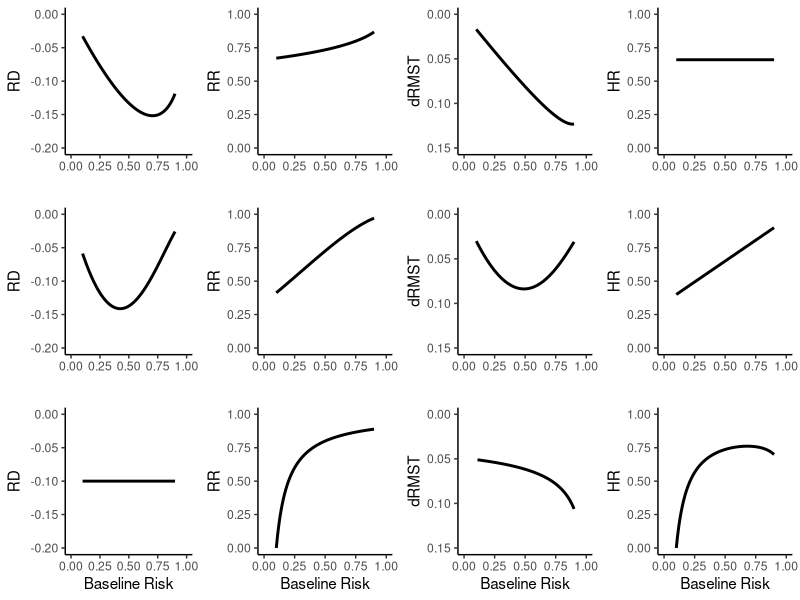
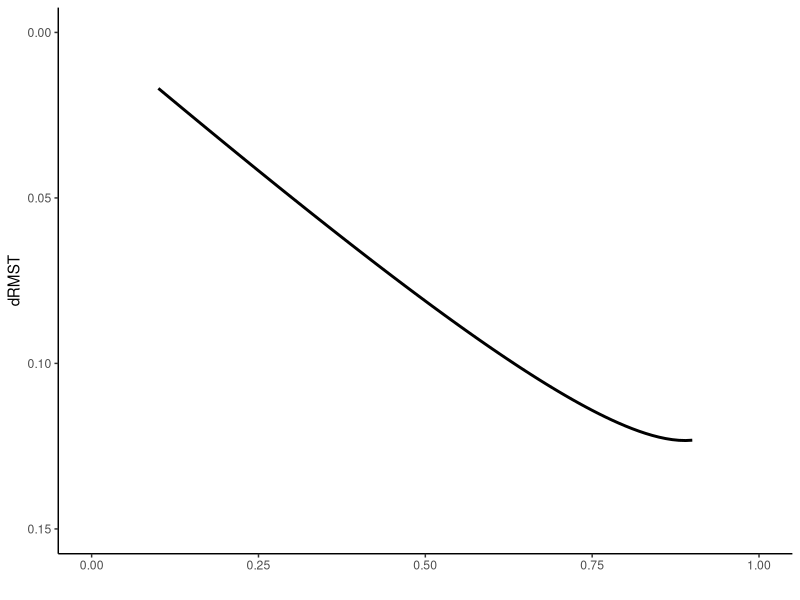
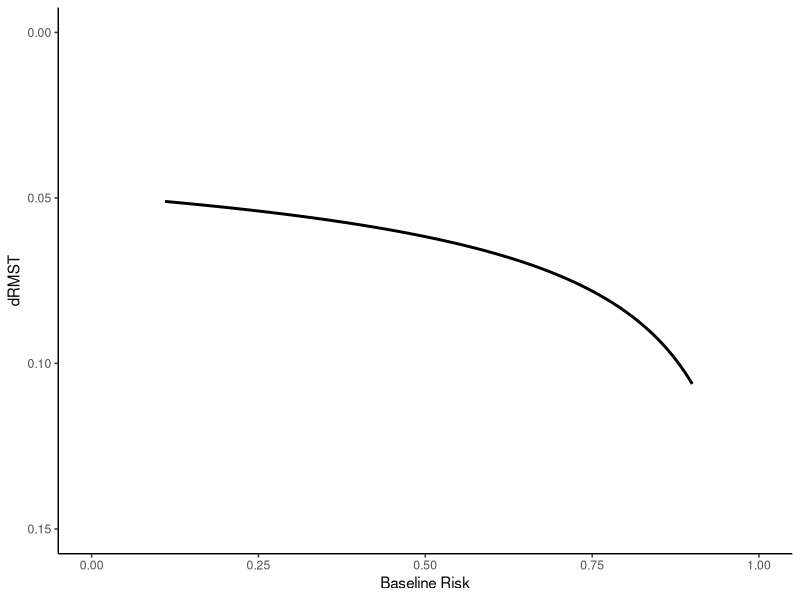
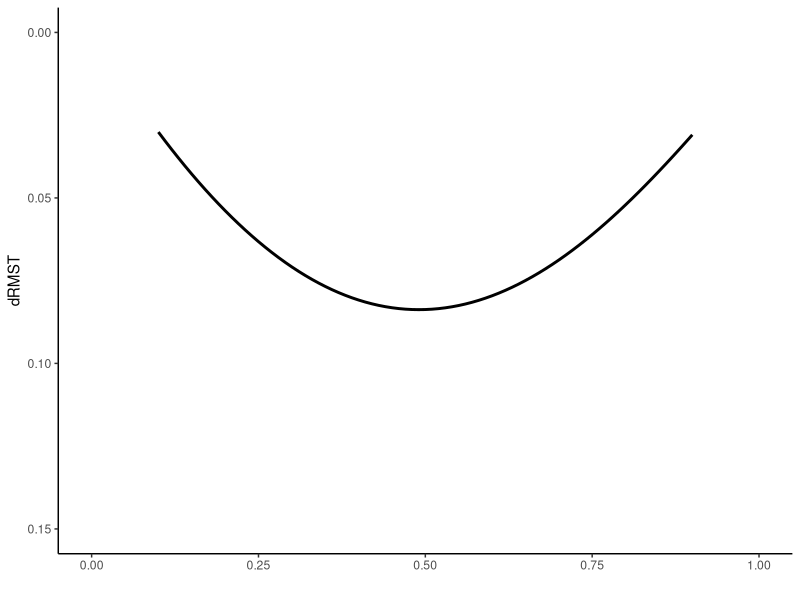
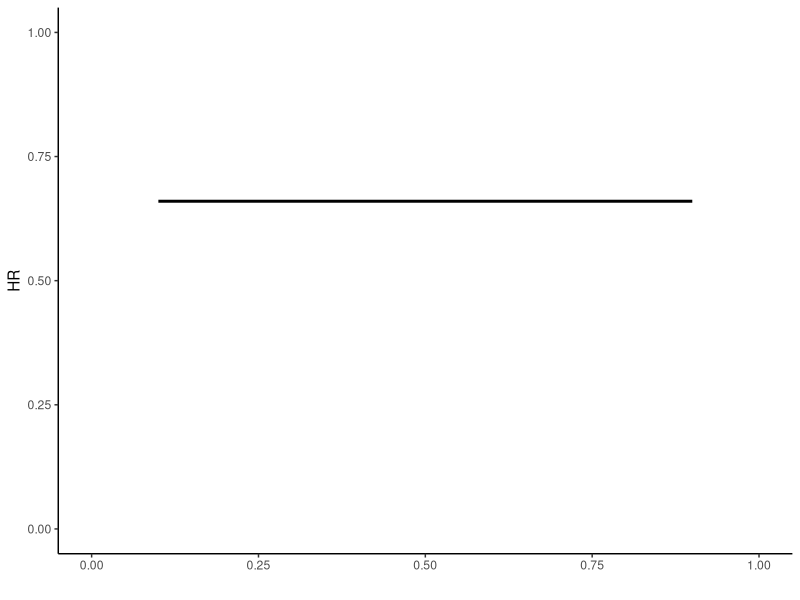
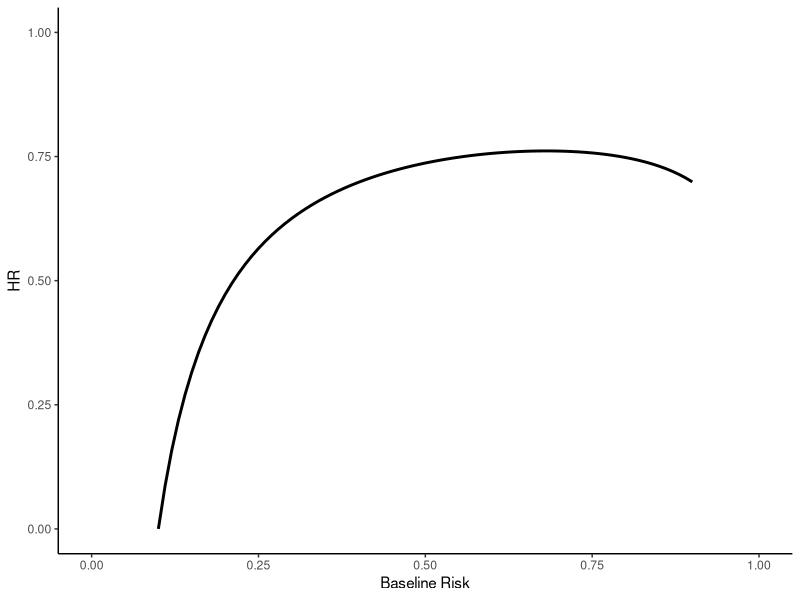
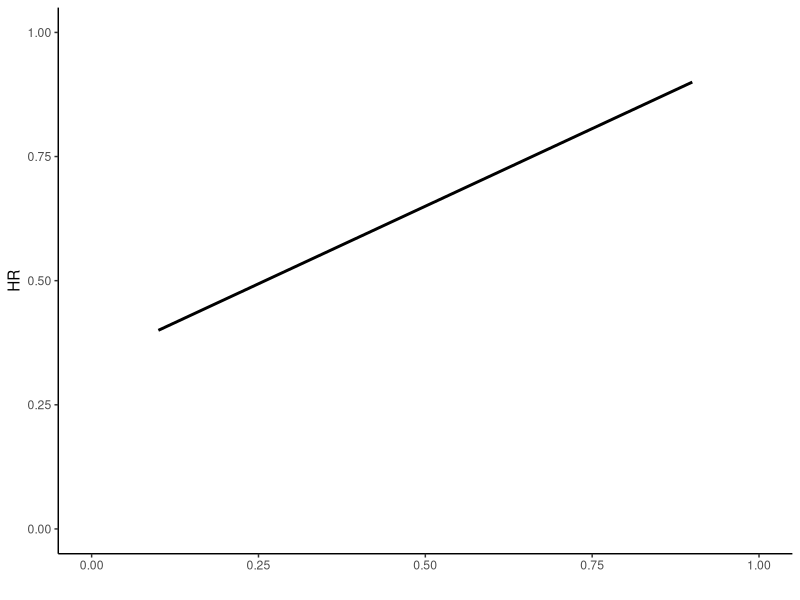
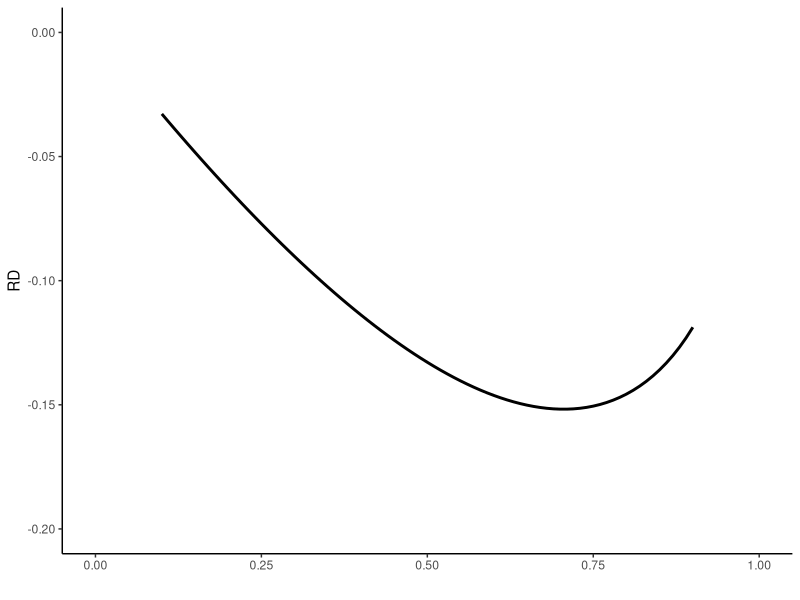

R code for these plots, in order: (Note: this script raises an error after producing the figures.)
################################################################################
### Decision for dialysis versus conservative care
### PART 11 - Illustration relationship between RD, RR, RMST, and HR
################################################################################

# remove history
rm(list = ls(all.names = TRUE))

# Define baseline risk
baseline_risk <- seq(0.1, 0.9, by = 0.01)

tau <- 1  # time horizon (set to match the period your baseline risk covers)

# ---- RMST difference function (exponential survival assumption) ----
dRMST <- function(baseline_risk, hr, tau = 1) {
  lambda      <- -log(1 - baseline_risk) / tau
  rmst_ctrl   <- (1 - exp(-lambda * tau)) / lambda
  lambda_t    <- lambda * hr                          # treated hazard
  rmst_treat  <- (1 - exp(-lambda_t * tau)) / lambda_t
  return(rmst_treat - rmst_ctrl)
}

# ---- CONSTANT HAZARD RATIO (HR = 0.66) ----
hr_const <- 0.66
data_constant_HR <- data.frame(
  baseline_risk = baseline_risk,
  HR            = hr_const,
  RR            = (1 - (1 - baseline_risk)^hr_const) / baseline_risk,
  RD            = (1 - (1 - baseline_risk)^hr_const) - baseline_risk,
  Scenario      = "Constant HR (0.66)"
)
data_constant_HR$dRMST <- dRMST(data_constant_HR$baseline_risk, data_constant_HR$HR, tau)

# ---- INCREASING HAZARD RATIO (0.4 to 0.9) ----
hr_start <- 0.4
hr_end   <- 0.9
data_inc_HR <- data.frame(baseline_risk = baseline_risk)
data_inc_HR$HR       <- hr_start + (hr_end - hr_start) * (data_inc_HR$baseline_risk - min(baseline_risk)) / (max(baseline_risk) - min(baseline_risk))
data_inc_HR$RR       <- (1 - (1 - data_inc_HR$baseline_risk)^data_inc_HR$HR) / data_inc_HR$baseline_risk
data_inc_HR$RD       <- (1 - (1 - data_inc_HR$baseline_risk)^data_inc_HR$HR) - data_inc_HR$baseline_risk
data_inc_HR$Scenario <- "Increasing HR"
data_inc_HR$dRMST <- dRMST(data_inc_HR$baseline_risk, data_inc_HR$HR, tau)

# ---- CONSTANT RISK DIFFERENCE (RD = 0.10) ----
rd_const   <- -0.10
br_filtered <- baseline_risk[baseline_risk > rd_const]
data_constant_RD <- data.frame(
  baseline_risk = br_filtered,
  RD            = rd_const,
  RR            = (br_filtered + rd_const) / br_filtered,
  HR            = log(1 - (br_filtered + rd_const)) / log(1 - br_filtered),
  Scenario      = "Constant RD (-0.10)"
)
data_constant_RD$dRMST <- dRMST(data_constant_RD$baseline_risk, data_constant_RD$HR, tau)

# ---- Plot function ----
plot_metric <- function(df,
                        y_var,
                        y_lab,
                        x_lab = "",
                        y_lim = c(0, 1)) {
  ggplot2::ggplot(df, ggplot2::aes_string(x = "baseline_risk", y = y_var)) +
    ggplot2::geom_line(linewidth = 1) +
    ggplot2::scale_x_continuous(limits = c(0, 1), breaks = seq(0, 1, 0.25)) +
    ggplot2::ylim(y_lim) +
    ggplot2::labs(y = y_lab, x = x_lab) +
    ggplot2::theme_classic()
}

# ---- Y-axis limits ----
y_lim_rd   <- c(-0.2, 0)
y_lim_rmst <- c(0.15, 0)

# ---- Row 1: Constant HR ----
p_RD_constant_HR  <- plot_metric(data_constant_HR, "RD", "RD", y_lim = y_lim_rd)
p_RR_constant_HR  <- plot_metric(data_constant_HR, "RR", "RR")
p_dRMST_constant_HR  <- plot_metric(data_constant_HR, "dRMST", "dRMST", y_lim = y_lim_rmst)
p_HR_constant_HR  <- plot_metric(data_constant_HR, "HR", "HR")

# ---- Row 2: Increasing HR ----
p_RD_inc_HR  <- plot_metric(data_inc_HR, "RD", "RD", y_lim = y_lim_rd)
p_RR_inc_HR  <- plot_metric(data_inc_HR, "RR", "RR")
p_dRMST_inc_HR  <- plot_metric(data_inc_HR, "dRMST", "dRMST", y_lim = y_lim_rmst)
p_HR_inc_HR  <- plot_metric(data_inc_HR, "HR", "HR")

# ---- Row 3: Constant RD ----
p_RD_constant_RD  <- plot_metric(data_constant_RD, "RD", "RD", "Baseline Risk", y_lim = y_lim_rd)
p_RR_constant_RD <- plot_metric(data_constant_RD, "RR", "RR", "Baseline Risk")
p_dRMST_constant_RD <- plot_metric(data_constant_RD, "dRMST", "dRMST", "Baseline Risk", y_lim = y_lim_rmst)
p_HR_constant_RD <- plot_metric(data_constant_RD, "HR", "HR", "Baseline Risk")

# ---- Combine into 3x4 grid ----
final_plot <- ggpubr::ggarrange(
  p_RD_constant_HR,
  p_RR_constant_HR,
  p_dRMST_constant_HR,
  p_HR_constant_HR,
  p_RD_inc_HR,
  p_RR_inc_HR,
  p_dRMST_inc_HR,
  p_HR_inc_HR,
  p_RD_constant_RD,
  p_RR_constant_RD,
  p_dRMST_constant_RD,
  p_HR_constant_RD,
  nrow = 3,
  ncol = 4
)

# Warning: first value is NA due to log(0)
data_constant_RD[1, ]

# ---- Save ----
ggplot2::ggsave(
  plot     = final_plot,
  filename = "P:/SCREAM2/SCREAM2_Research/Carolien Maas/Project Dialysis versus Conservative Care/Results/Supplemental/Figure_HTE_simulation.png",
  width    = 10,
  height   = 5,
  dpi      = 600
)
